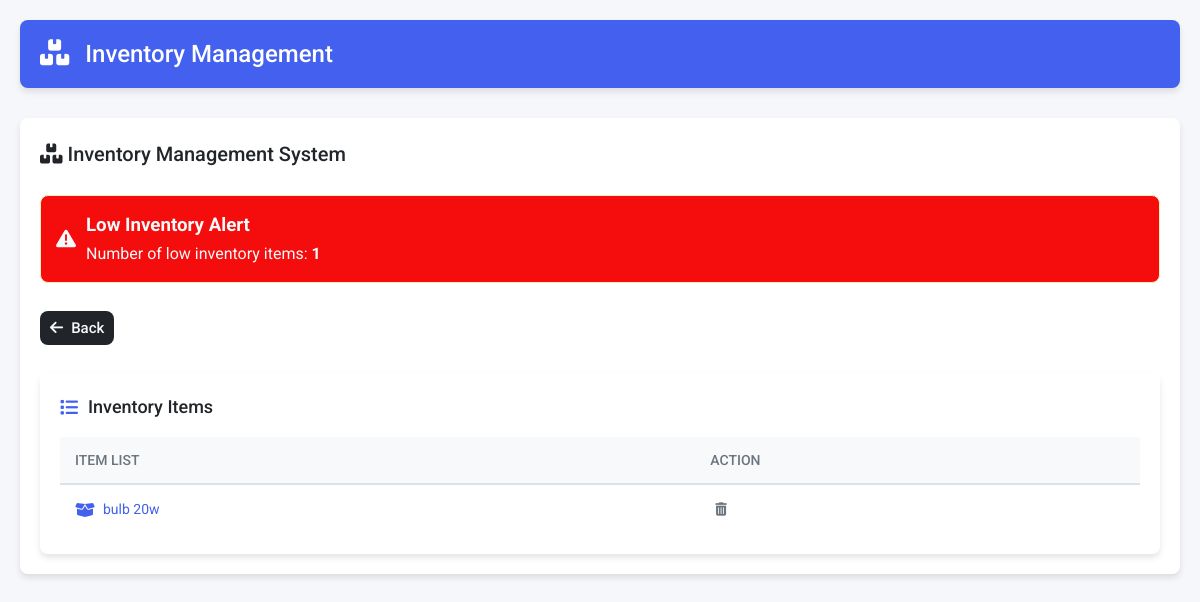
The app's page /low_inventory_list, older data.
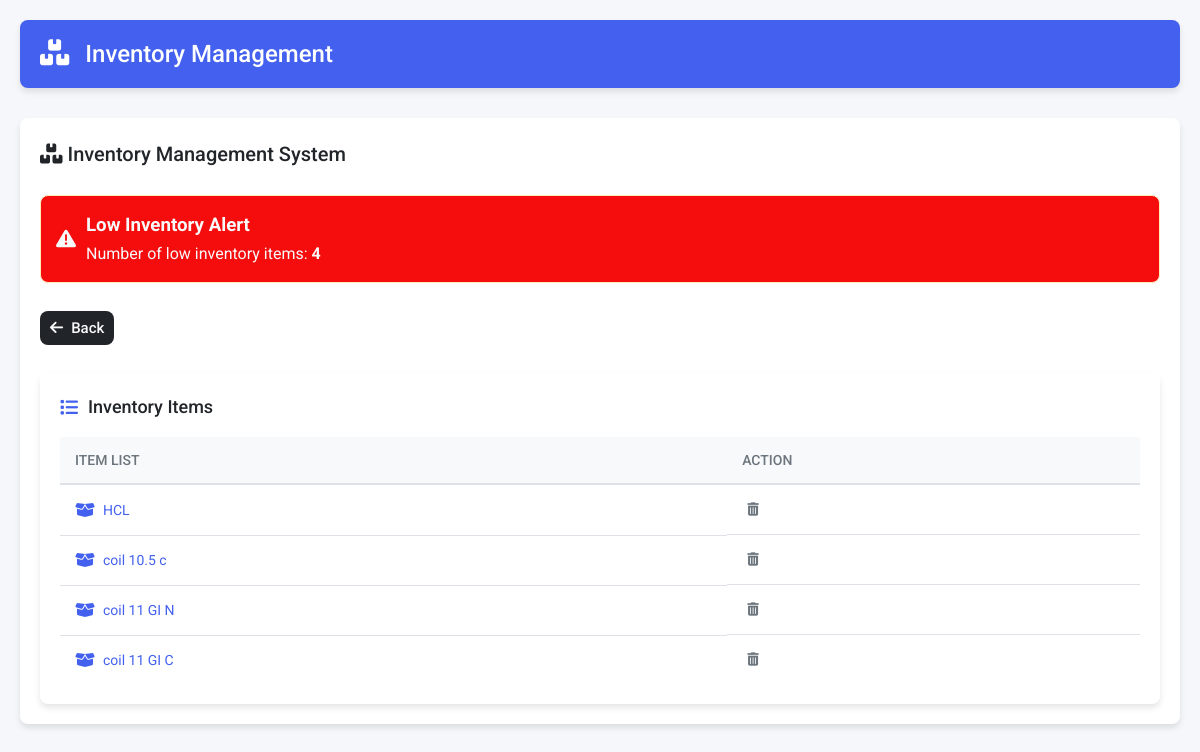
The same page, newer data.
### tables this page shows
CREATE TABLE items
                     (id INTEGER PRIMARY KEY AUTOINCREMENT,
                      name TEXT UNIQUE,
                      item_type TEXT,
                      item_unit TEXT,
                      minimum_inventory REAL,
                      current_inventory REAL check(current_inventory >= 0) default 0,
                      init_inventory_pm REAL,
                      updated_at TIMESTAMP DEFAULT CURRENT_TIMESTAMP,
                      has_rolls INTEGER BOOLEAN DEFAULT 0,
                      custom_fields TEXT);

### app.py (the view)
@app.route('/low_inventory_list' , methods = ['GET'])
def low_inventory_list():
    conn = get_db_connection()
    try:
        c = conn.cursor()
        quary = f'select count(*) from items where minimum_inventory >= current_inventory'
        c.execute(quary)
        no_of_low_inv_item = c.fetchone()
        quary = f'select id , name from items where minimum_inventory >= current_inventory'
        c.execute(quary)
        items = c.fetchall()
    except Exception as e:
        conn.rollback()
        return f"Error deleting entry: {e}", 500
    finally:
        conn.close()
    return render_template('low_inventory_list.html' , items = items , no_of_low_inv_item = no_of_low_inv_item)

### app.py (called while the page is built)
@app.context_processor
def inject_datetime():
    return {'datetime': datetime}

def get_db_connection():
    conn = sqlite3.connect(DATABASE)
    conn.execute("PRAGMA foreign_keys = ON")
    return conn

### templates/low_inventory_list.html
{% extends "base.html" %}
{% block content %}
<div class="dashboard-container">
    <div class="dashboard-header">
        <h2><i class="fas fa-boxes"></i> Inventory Management System</h2>
    </div>
    <div class="alert alert-warning">
        <i class="fas fa-exclamation-triangle"></i>
        <div>
            <h3>Low Inventory Alert</h3>
            <p>Number of low inventory items: <strong>{{ no_of_low_inv_item[0] }}</strong></p>
        </div>
    </div>
     <a href="{{ url_for('index') }}" class="btn btn-back">
                <i class="fas fa-arrow-left"></i> Back
        </a>
    <div class="inventory-table-container">
        <h2><i class="fas fa-list"></i> Inventory Items</h2>
        <table class="inventory-table">
            <thead>
                <tr>
                    <th>ITEM LIST</th>
                    <th>ACTION</th>
                </tr>
            </thead>
            <tbody>
                {% for item in items %}
                <tr>
                    <td>
                        <a href="{{ url_for('item_form', item_id=item[0]) }}" class="item-link">
                            <i class="fas fa-box-open"></i> {{ item[1] }}
                        </a>
                    </td>
                    <td class="actions">
                        <form method="POST" action="{{ url_for('delete_item', item_id=item[0]) }}"
                            onsubmit="return confirm('Are you sure you want to delete this item?');">
                            <button type="submit" class="btn-icon danger">
                                <i class="fas fa-trash-alt"></i>
                            </button>
                        </form>
                    </td>
                </tr>
                {% endfor %}
            </tbody>
        </table>
    </div>
</div>
{% endblock %}

Row changes from the older to the newer data that the page shows:
no longer on this page (row edited): items: name "bulb 20w"
added items: name "HCL"
added items: name "coil 10.5 c"
added items: name "coil 11 GI N"
added items: name "coil 11 GI C"
Text that changed along with them:
{{ no_of_low_inv_item[0] }}: "1" → "4"
